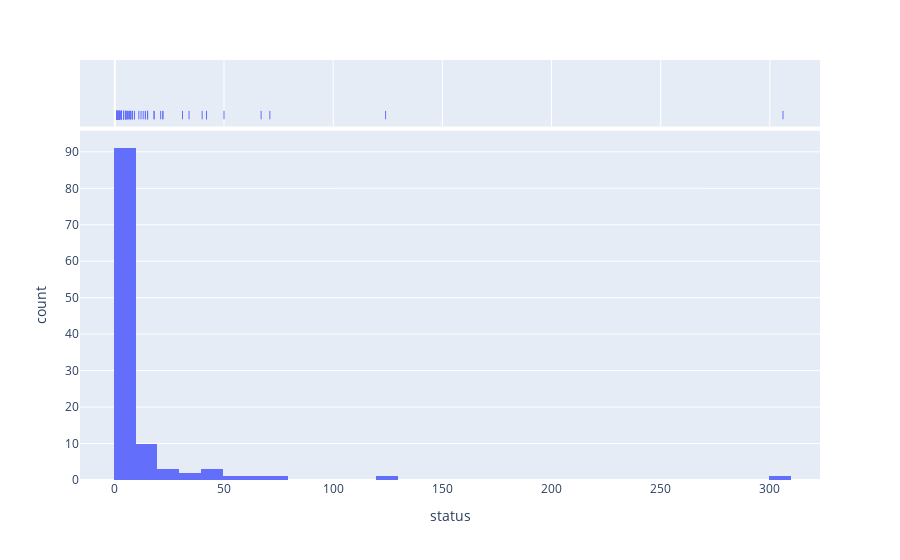

Here is the notebook cell this chart was saved with:
### Markdown cell above
# Basic Graphs

### Code cell
import plotly.figure_factory as ff
import plotly.express as px

start = df[['days_needed', 'status']].groupby('days_needed').count()
fig = px.histogram(start, x="status", marginal="rug",
                   hover_data=start.columns)
fig.show()

### Figure 1 — Plotly figure (JSON) as saved in the notebook; plotly's stock layout.template omitted (floating-point values rounded to 4 significant figures)
{"data": [{"alignmentgroup": "True", "bingroup": "x", "hovertemplate": "status=%{x}<br>count=%{y}<extra></extra>", "legendgroup": "", "marker": {"color": "#636efa"}, "name": "", "offsetgroup": "", "orientation": "v", "showlegend": false, "type": "histogram", "x": [306, 124, 67, 71, 50, 42, 40, 42, 31, 34, 14, 21, 22, 22, 15, 14, 11, 13, 12, 18, 15, 18, 8, 7, 3, 5, 8, 7, 4, 6, 3, 6, 5, 5, 7, 15, 3, 4, 7, 3, 2, 9, 6, 3, 1, 1, 7, 8, 3, 2, 3, 2, 4, 3, 5, 6, 3, 1, 2, 3, 4, 5, 5, 3, 2, 1, 4, 1, 9, 2, 3, 3, 1, 1, 2, 1, 1, 1, 8, 5, 2, 2, 2, 1, 1, 1, 1, 2, 2, 1, 1, 3, 5, 1, 1, 3, 1, 2, 1, 3, 2, 4, 3, 1, 4, 2, 1, 2, 1, 2, 1, 2, 3, 2], "xaxis": "x", "yaxis": "y"}, {"alignmentgroup": "True", "boxpoints": "all", "customdata": [[306], [124], [67], [71], [50], [42], [40], [42], [31], [34], [14], [21], [22], [22], [15], [14], [11], [13], [12], [18], [15], [18], [8], [7], [3], [5], [8], [7], [4], [6], [3], [6], [5], [5], [7], [15], [3], [4], [7], [3], [2], [9], [6], [3], [1], [1], [7], [8], [3], [2], [3], [2], [4], [3], [5], [6], [3], [1], [2], [3], [4], [5], [5], [3], [2], [1], [4], [1], [9], [2], [3], [3], [1], [1], [2], [1], [1], [1], [8], [5], [2], [2], [2], [1], [1], [1], [1], [2], [2], [1], [1], [3], [5], [1], [1], [3], [1], [2], [1], [3], [2], [4], [3], [1], [4], [2], [1], [2], [1], [2], [1], [2], [3], [2]], "fillcolor": "rgba(255,255,255,0)", "hoveron": "points", "hovertemplate": "status=%{customdata[0]}<extra></extra>", "jitter": 0, "legendgroup": "", "line": {"color": "rgba(255,255,255,0)"}, "marker": {"color": "#636efa", "symbol": "line-ns-open"}, "name": "", "offsetgroup": "", "showlegend": false, "type": "box", "x": [306, 124, 67, 71, 50, 42, 40, 42, 31, 34, 14, 21, 22, 22, 15, 14, 11, 13, 12, 18, 15, 18, 8, 7, 3, 5, 8, 7, 4, 6, 3, 6, 5, 5, 7, 15, 3, 4, 7, 3, 2, 9, 6, 3, 1, 1, 7, 8, 3, 2, 3, 2, 4, 3, 5, 6, 3, 1, 2, 3, 4, 5, 5, 3, 2, 1, 4, 1, 9, 2, 3, 3, 1, 1, 2, 1, 1, 1, 8, 5, 2, 2, 2, 1, 1, 1, 1, 2, 2, 1, 1, 3, 5, 1, 1, 3, 1, 2, 1, 3, 2, 4, 3, 1, 4, 2, 1, 2, 1, 2, 1, 2, 3, 2], "xaxis": "x2", "yaxis": "y2"}], "layout": {"barmode": "relative", "legend": {"tracegroupgap": 0}, "margin": {"t": 60}, "xaxis": {"anchor": "y", "domain": [0, 1], "title": {"text": "status"}}, "xaxis2": {"anchor": "y2", "domain": [0, 1], "matches": "x", "showgrid": true, "showticklabels": false}, "yaxis": {"anchor": "x", "domain": [0, 0.8316], "title": {"text": "count"}}, "yaxis2": {"anchor": "x2", "domain": [0.8416, 1], "matches": "y2", "showgrid": false, "showline": false, "showticklabels": false, "ticks": ""}}}
